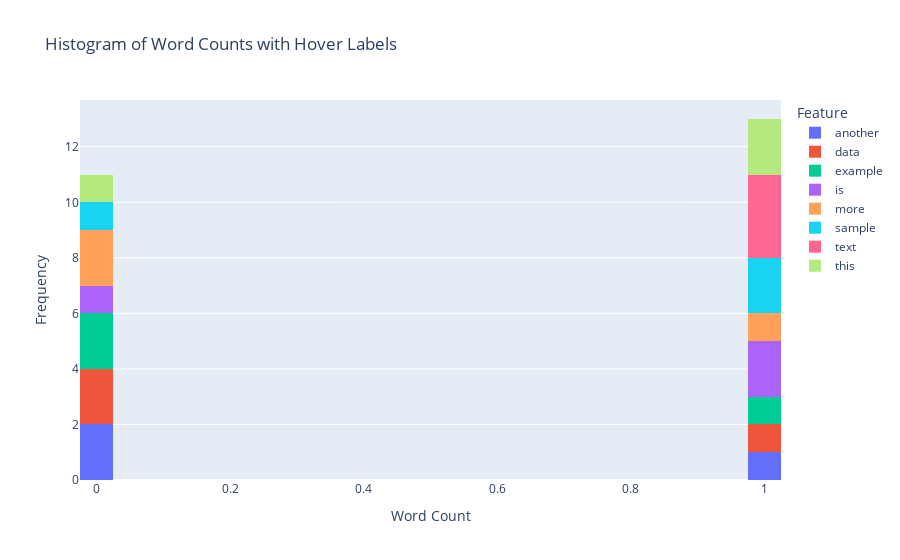

The code cell stored with this chart in its notebook:
### Code cell
import pandas as pd
import plotly.express as px
from sklearn.feature_extraction.text import CountVectorizer

# Sample text data
texts = ["This is a sample text", "This text is another example", "More sample text data"]

# Initialize CountVectorizer and transform texts
vectorizer = CountVectorizer()
X = vectorizer.fit_transform(texts)

# Convert the sparse matrix to a dense DataFrame with feature names as columns
df_X = pd.DataFrame(X.toarray(), columns=vectorizer.get_feature_names_out())

# Reshape the DataFrame to long format
df_melted = df_X.melt(var_name="Feature", value_name="Word Count")

# Plot using Plotly with hover information
fig = px.histogram(df_melted, x="Word Count", color="Feature", hover_data=["Feature"],
                   nbins=30, title="Histogram of Word Counts with Hover Labels")
fig.update_layout(xaxis_title="Word Count", yaxis_title="Frequency")
fig.show()

### Figure 1 — Plotly figure (JSON) as saved in the notebook; plotly's stock layout.template omitted (floating-point values rounded to 4 significant figures)
{"data": [{"alignmentgroup": "True", "bingroup": "x", "hovertemplate": "Feature=another<br>Word Count=%{x}<br>count=%{y}<extra></extra>", "legendgroup": "another", "marker": {"color": "#636efa", "pattern": {"shape": ""}}, "name": "another", "nbinsx": 30, "offsetgroup": "another", "orientation": "v", "showlegend": true, "type": "histogram", "x": [0, 1, 0], "xaxis": "x", "yaxis": "y"}, {"alignmentgroup": "True", "bingroup": "x", "hovertemplate": "Feature=data<br>Word Count=%{x}<br>count=%{y}<extra></extra>", "legendgroup": "data", "marker": {"color": "#EF553B", "pattern": {"shape": ""}}, "name": "data", "nbinsx": 30, "offsetgroup": "data", "orientation": "v", "showlegend": true, "type": "histogram", "x": [0, 0, 1], "xaxis": "x", "yaxis": "y"}, {"alignmentgroup": "True", "bingroup": "x", "hovertemplate": "Feature=example<br>Word Count=%{x}<br>count=%{y}<extra></extra>", "legendgroup": "example", "marker": {"color": "#00cc96", "pattern": {"shape": ""}}, "name": "example", "nbinsx": 30, "offsetgroup": "example", "orientation": "v", "showlegend": true, "type": "histogram", "x": [0, 1, 0], "xaxis": "x", "yaxis": "y"}, {"alignmentgroup": "True", "bingroup": "x", "hovertemplate": "Feature=is<br>Word Count=%{x}<br>count=%{y}<extra></extra>", "legendgroup": "is", "marker": {"color": "#ab63fa", "pattern": {"shape": ""}}, "name": "is", "nbinsx": 30, "offsetgroup": "is", "orientation": "v", "showlegend": true, "type": "histogram", "x": [1, 1, 0], "xaxis": "x", "yaxis": "y"}, {"alignmentgroup": "True", "bingroup": "x", "hovertemplate": "Feature=more<br>Word Count=%{x}<br>count=%{y}<extra></extra>", "legendgroup": "more", "marker": {"color": "#FFA15A", "pattern": {"shape": ""}}, "name": "more", "nbinsx": 30, "offsetgroup": "more", "orientation": "v", "showlegend": true, "type": "histogram", "x": [0, 0, 1], "xaxis": "x", "yaxis": "y"}, {"alignmentgroup": "True", "bingroup": "x", "hovertemplate": "Feature=sample<br>Word Count=%{x}<br>count=%{y}<extra></extra>", "legendgroup": "sample", "marker": {"color": "#19d3f3", "pattern": {"shape": ""}}, "name": "sample", "nbinsx": 30, "offsetgroup": "sample", "orientation": "v", "showlegend": true, "type": "histogram", "x": [1, 0, 1], "xaxis": "x", "yaxis": "y"}, {"alignmentgroup": "True", "bingroup": "x", "hovertemplate": "Feature=text<br>Word Count=%{x}<br>count=%{y}<extra></extra>", "legendgroup": "text", "marker": {"color": "#FF6692", "pattern": {"shape": ""}}, "name": "text", "nbinsx": 30, "offsetgroup": "text", "orientation": "v", "showlegend": true, "type": "histogram", "x": [1, 1, 1], "xaxis": "x", "yaxis": "y"}, {"alignmentgroup": "True", "bingroup": "x", "hovertemplate": "Feature=this<br>Word Count=%{x}<br>count=%{y}<extra></extra>", "legendgroup": "this", "marker": {"color": "#B6E880", "pattern": {"shape": ""}}, "name": "this", "nbinsx": 30, "offsetgroup": "this", "orientation": "v", "showlegend": true, "type": "histogram", "x": [1, 1, 0], "xaxis": "x", "yaxis": "y"}], "layout": {"barmode": "relative", "legend": {"title": {"text": "Feature"}, "tracegroupgap": 0}, "title": {"text": "Histogram of Word Counts with Hover Labels"}, "xaxis": {"anchor": "y", "domain": [0, 1], "title": {"text": "Word Count"}}, "yaxis": {"anchor": "x", "domain": [0, 1], "title": {"text": "Frequency"}}}}
